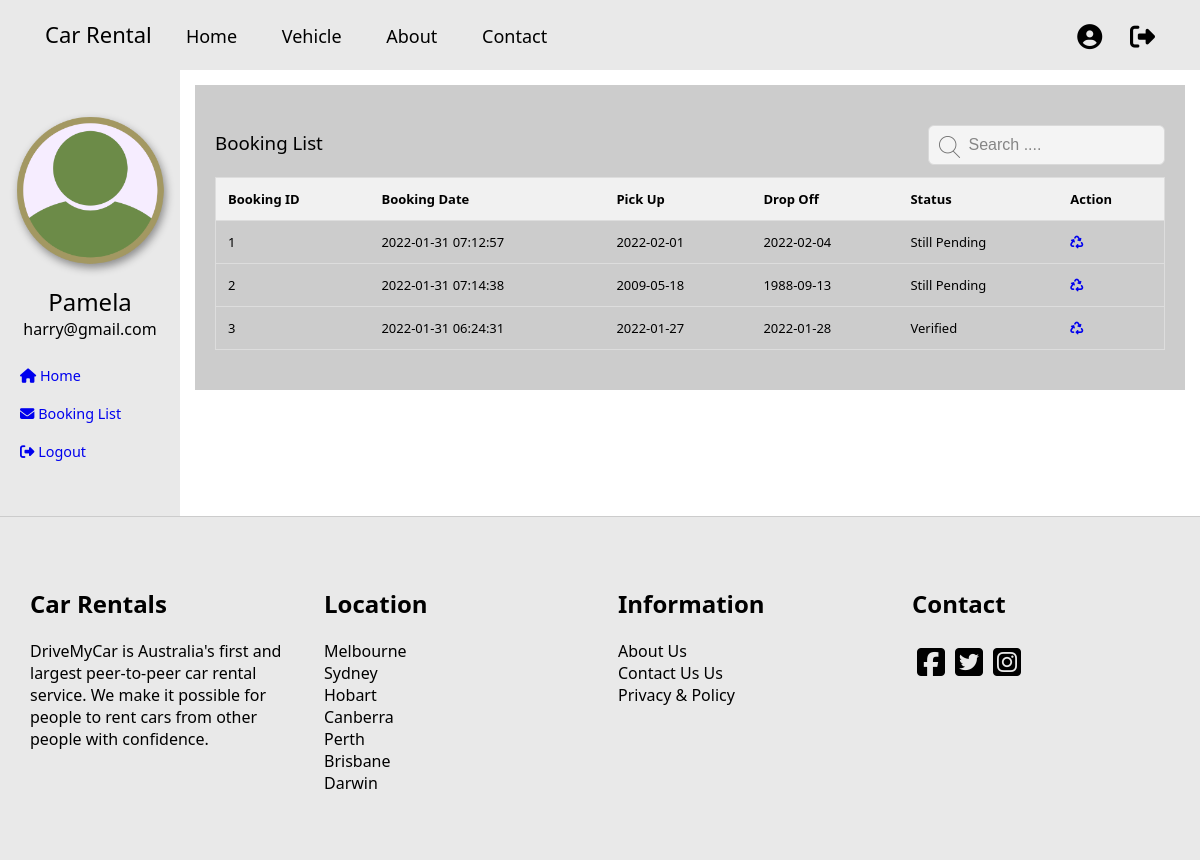
The page /profile.php (signed in) on the database its author committed.
### tables this page shows
CREATE TABLE `user` (
  `user_ID` int(11) NOT NULL,
  `firstname` varchar(250) NOT NULL,
  `lastname` varchar(250) NOT NULL,
  `email` varchar(250) NOT NULL,
  `phone` bigint(20) NOT NULL,
  `birth` varchar(250) NOT NULL,
  `license` varchar(250) NOT NULL,
  `state` varchar(250) NOT NULL,
  `address` varchar(250) NOT NULL,
  `zip` mediumtext NOT NULL,
  `password` varchar(250) NOT NULL
);

CREATE TABLE `booking` (
  `booking_ID` int(11) NOT NULL,
  `vehicle_ID` int(11) NOT NULL,
  `user_ID` int(11) NOT NULL,
  `book_date` timestamp NOT NULL DEFAULT current_timestamp() ON UPDATE current_timestamp(),
  `pickup` varchar(100) NOT NULL,
  `dropoff` varchar(100) NOT NULL,
  `location` varchar(250) NOT NULL,
  `status` int(11) NOT NULL
);

### profile.php (the view, shortened to what this page needs)
<?php require "header.php"; ?>
<?php
require "database.php";
    $customer_id = $_SESSION['customer_id'];
  $booking = $pdo->prepare("SELECT *
              FROM booking
              WHERE user_ID = $customer_id ");
  $booking->execute();
 ?>
<section>
  <div class="container-fluid">
    <div class="row">
      <div class="first">
        <?php require "sidebar.php"; ?>
      </div>
      <div class="second">
        <div class="right">
          <div class="detail">
            <div class="row">
              <div class="sort1">
                <h3>Booking List</h3>
              </div>
              <div class="sort">
              <input type="text" class="sorts" id="myInput" onkeyup="myFunction()" placeholder="Search ...." title="Type in a name">
            </div>
            </div>
            <table id="myTable">
                <tr class="header">
                  <th>Booking ID</th>
                  <th>Booking Date</th>
                  <th>Pick Up</th>
                  <th>Drop Off</th>
                  <th>Status</th>
                  <th>Action</th>
                </tr>
                <?php foreach ($booking as $row) {?>
                <tr>
                  <td><?php echo $row['booking_ID']; ?></td>
                  <td><?php echo $row['book_date']; ?></td>
                  <td><?php echo $row['pickup']; ?></td>
                  <td><?php echo $row['dropoff']; ?></td>
                  <?php if($row['status']=="0"){ ?>
                     <td><?php echo "Still Pending"; ?></td>
                  <?php } else if ($row['status'=="1"]) {
                   ?> <td><?php  echo "Verified";?>
                  </td>
                  <?php } ?>
                  <td><a  <?php echo 'href="profile.php?view='.$row['booking_ID'].'"' ?>><i class="fas fa-recycle"></i></a></td>
                </tr>
              <?php } ?>
              </table>
          </div>
        </div>
      </div>
    </div>
  </div>
</section>
<?php require "footer.php"; ?>

### sidebar.php
<?php
  require 'database.php';
  $customer_id = $_SESSION['customer_id'];
  $userprofile = $pdo->prepare("SELECT * FROM user WHERE user_ID = '$customer_id'");
  $userprofile->execute();
  ?>
<div>
  <div class="center">
    <img src="image/avatar.png" alt="avatar" class="img-fluid">
    <?php foreach ($userprofile as $row) {?>
    <h2><?php echo $row['firstname'] ?></h2>
    <p><?php echo $row['email']; ?></p>
  <?php } ?>
  </div>
  <div>
    <ul class="users">
      <li class="users1"><a class="users2" href="index.php"><i class="fas fa-home"></i> Home</a></li>
      <li class="users1"><a class="users2" href="profile.php" style="position: relative;"><i class="fas fa-envelope"></i> Booking List</a>
      </li>
      <li class="users1"><a class="users2" href="logout.php"><i class="fas fa-sign-out-alt"></i> Logout</a></li>
    </ul>
  </div>
</div>

### css/style.css (style rules this page uses)
* { box-sizing: border-box; }
body { margin: 0px; font-family: 'segoe ui'; }
.row { display: flex; flex-direction: row; }
.first { width: 15%; background: #E9E9E9; padding: 30px 0; }
.second { width: 85%; }
.center { display: block; text-align: center; }
.users { list-style: none; padding-left: 0; }
.users .users1 { padding: 8px 10px; }
.users2 { text-decoration: none; font-size: 0.9rem; padding-left: 10px; }
.center h2 { margin: 0; font-weight: normal; }
.center p { margin-top: 0; }
.right { padding: 15px; }
.users li { position: relative; }
.users li:hover > ul, .users li ul:hover,.users li[aria-expanded="true"]:after, .users li:after { visibility: visible; opacity: 1; display: block; }
#myInput { background-image: url('../image/search.png'); background-position: 10px 10px; background-repeat: no-repeat; width: 100%; font-size: 16px; padding: 10px 20px 10px 40px; border: 1px solid #ddd; margin-bottom: 12px; }
#myTable { border-collapse: collapse; width: 100%; border: 1px solid #ddd; font-size: 13px; }
#myTable th, #myTable td { text-align: left; padding: 12px; }
#myTable tr { border-bottom: 1px solid #ddd; }
#myTable tr.header, #myTable tr:hover { background-color: #f1f1f1; }
.sort .sorts { width: 50% !important; float: right; }
.sort1 { width: 50%; }
.sort { width: 50%; }
.detail { padding: 40px 20px; background-color: #ccc; }
.sort1 h3 { margin-top: 5px; font-weight: normal; }
img { width: 45px; height: 45px; filter: hue-rotate(220deg) drop-shadow(2px 4px 4px #0006); transition: 0.2s; user-select: none; }
label, input, textarea { font-family: 'Poppins', sans-serif; }
#myInput { background-image: url('../image/search.png'); background-position: 10px 10px; background-repeat: no-repeat; width: 100%; font-size: 16px; padding: 10px 20px 10px 40px; border: 1px solid #ddd; margin-bottom: 12px; outline: none; border-radius: 6px; opacity: 0.8; }
.img-fluid { width: 100%; height: auto; }

### rows shown on the page
user: firstname "Pamela", email "harry@gmail.com"
booking: booking_ID "1", book_date "2022-01-31 07:12:57", pickup "2022-02-01", dropoff "2022-02-04", status "Still Pending"
booking: booking_ID "2", book_date "2022-01-31 07:14:38", pickup "2009-05-18", dropoff "1988-09-13", status "Still Pending"
booking: booking_ID "3", book_date "2022-01-31 06:24:31", pickup "2022-01-27", dropoff "2022-01-28", status "Verified"
